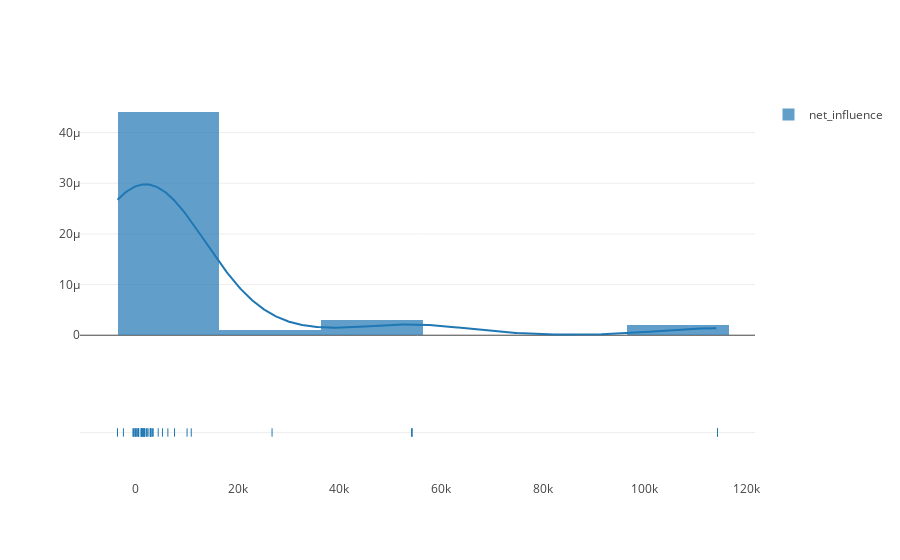

Notebook source saved alongside this figure:
### Markdown cell above
### Distribution Plot

Next let's take a look at the overall net influence of the top tweets.  In order to do this we'll look at the distribution with the bins 0, 500, 1000 and 5000.

### Code cell
fig = TwtrConvo.plots.create_distplot(tweet_df)
iplot(fig)

### Figure 1 — Plotly figure (JSON) as saved in the notebook; plotly's stock layout.template omitted (floating-point values rounded to 4 significant figures; data arrays with more than 128 entries replaced by an {"elided": "..."} marker saying what was removed)
{"data": [{"autobinx": false, "histnorm": "probability density", "legendgroup": "net_influence", "marker": {"color": "rgb(31, 119, 180)"}, "name": "net_influence", "opacity": 0.7, "type": "histogram", "uid": "b7014f6c-273c-40f8-8bf4-f5a94cd4d9b7", "x": [54242, 4428, 54242, 54242, 26788, 2969, 1676, 2076, 1794, 572, 3280, 2969, 2969, 572, 1118, 3445, 1418, 6326, 2969, 10093, 114265, 1131, 5264, 2605, 1118, 1418, 579, 1454, 10919, -520, 1118, -312, 2202, -80, 1705, 2267, 7634, -437, 272, 1099, 574, -80, -3566, 1684, 272, 1443, 513, 114265, 72, -2404], "xaxis": "x", "xbins": {"end": 114265, "size": 0, "start": -3566}, "yaxis": "y"}, {"legendgroup": "net_influence", "marker": {"color": "rgb(31, 119, 180)"}, "mode": "lines", "name": "net_influence", "showlegend": false, "type": "scatter", "uid": "00b12a54-5874-4361-847f-21ed205b67f8", "x": {"elided": "500 float values"}, "xaxis": "x", "y": {"elided": "500 float values"}, "yaxis": "y"}, {"legendgroup": "net_influence", "marker": {"color": "rgb(31, 119, 180)", "symbol": "line-ns-open"}, "mode": "markers", "name": "net_influence", "showlegend": false, "type": "scatter", "uid": "e201f4f7-7720-45e2-8383-e9f650990573", "x": [54242, 4428, 54242, 54242, 26788, 2969, 1676, 2076, 1794, 572, 3280, 2969, 2969, 572, 1118, 3445, 1418, 6326, 2969, 10093, 114265, 1131, 5264, 2605, 1118, 1418, 579, 1454, 10919, -520, 1118, -312, 2202, -80, 1705, 2267, 7634, -437, 272, 1099, 574, -80, -3566, 1684, 272, 1443, 513, 114265, 72, -2404], "xaxis": "x", "y": ["net_influence", "net_influence", "net_influence", "net_influence", "net_influence", "net_influence", "net_influence", "net_influence", "net_influence", "net_influence", "net_influence", "net_influence", "net_influence", "net_influence", "net_influence", "net_influence", "net_influence", "net_influence", "net_influence", "net_influence", "net_influence", "net_influence", "net_influence", "net_influence", "net_influence", "net_influence", "net_influence", "net_influence", "net_influence", "net_influence", "net_influence", "net_influence", "net_influence", "net_influence", "net_influence", "net_influence", "net_influence", "net_influence", "net_influence", "net_influence", "net_influence", "net_influence", "net_influence", "net_influence", "net_influence", "net_influence", "net_influence", "net_influence", "net_influence", "net_influence"], "yaxis": "y2"}], "layout": {"barmode": "overlay", "hovermode": "closest", "legend": {"traceorder": "reversed"}, "xaxis": {"anchor": "y2", "domain": [0, 1], "zeroline": false}, "yaxis": {"anchor": "free", "domain": [0.35, 1], "position": 0}, "yaxis2": {"anchor": "x", "domain": [0, 0.25], "dtick": 1, "showticklabels": false}}}
